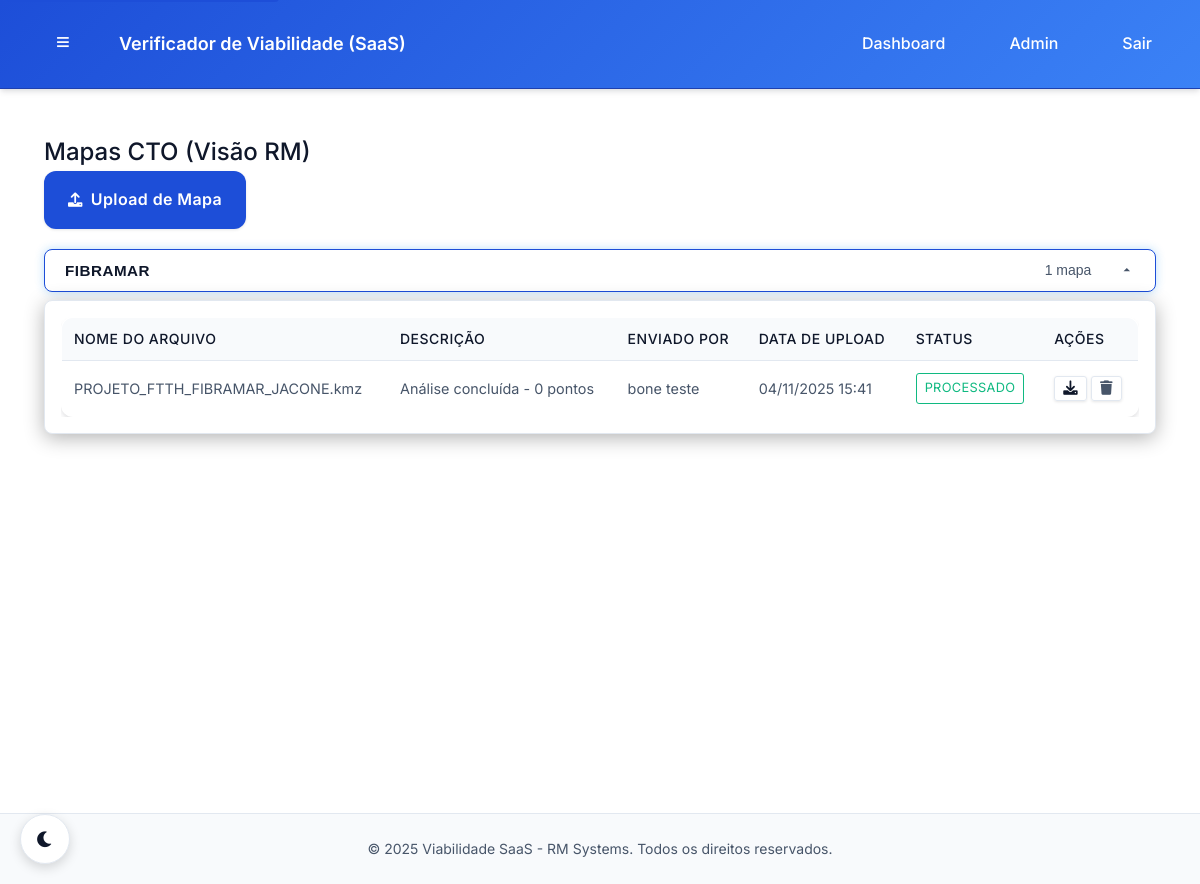
The app's page /rm/mapas/ (signed in) with its own data.
### core/models.py (models this page shows, shortened)
class Company(models.Model):
    name = models.CharField(max_length=200, verbose_name="Nome da Empresa")
    slug = models.SlugField(max_length=200, unique=True, verbose_name="Slug", help_text="URL amigável para a empresa")
    cnpj = models.CharField(max_length=18, unique=True, verbose_name="CNPJ")
    email = models.EmailField(verbose_name="E-mail da Empresa")
    phone = models.CharField(max_length=20, blank=True, verbose_name="Telefone")
    address = models.TextField(blank=True, verbose_name="Endereço")
    is_active = models.BooleanField(default=True, verbose_name="Ativa")
    created_at = models.DateTimeField(auto_now_add=True, verbose_name="Criada em")
    updated_at = models.DateTimeField(auto_now=True, verbose_name="Atualizada em")
    class Meta:
        verbose_name = "Empresa"
        verbose_name_plural = "Empresas"
        ordering = ['name']

class CTOMapFile(models.Model):
    FILE_TYPES = [
        ('kml', 'KML'),
        ('kmz', 'KMZ'),
        ('csv', 'CSV'),
        ('xls', 'XLS'),
        ('xlsx', 'XLSX'),
    ]
    PROCESSING_STATUS = [
        ('pending', 'Pendente'),
        ('processing', 'Processando'),
        ('completed', 'Concluído'),
        ('failed', 'Falhou'),
    ]
    file = models.FileField(upload_to="cto_maps/", verbose_name="Arquivo")
    description = models.CharField(max_length=255, blank=True, verbose_name="Descrição")
    file_type = models.CharField(max_length=10, choices=FILE_TYPES, default='csv', verbose_name="Tipo de Arquivo")
    company = models.ForeignKey(
        Company,
        on_delete=models.CASCADE,
        related_name='cto_maps',
        verbose_name="Empresa"
    )
    uploaded_by = models.ForeignKey(
        CustomUser,
        on_delete=models.CASCADE,
        related_name='uploaded_maps',
        verbose_name="Enviado por"
    )
    uploaded_at = models.DateTimeField(auto_now_add=True, verbose_name="Enviado em")
    processing_status = models.CharField(
        max_length=20,
        choices=PROCESSING_STATUS,
        default='pending',
        verbose_name="Status de Processamento"
    )
    is_processed = models.BooleanField(default=False, verbose_name="Processado")
    processed_at = models.DateTimeField(null=True, blank=True, verbose_name="Processado em")
    analysis_id = models.CharField(max_length=100, blank=True, verbose_name="ID da Análise")
    viability_score = models.IntegerField(null=True, blank=True, verbose_name="Score de Viabilidade")
    processing_time = models.FloatField(null=True, blank=True, verbose_name="Tempo de Processamento (s)")
    analysis_results = models.JSONField(default=dict, blank=True, verbose_name="Resultados da Análise")
    issues_found = models.JSONField(default=list, blank=True, verbose_name="Problemas Encontrados")
    recommendations = models.JSONField(default=list, blank=True, verbose_name="Recomendações")
    file_size = models.BigIntegerField(null=True, blank=True, verbose_name="Tamanho do Arquivo (bytes)")
    coordinates_count = models.IntegerField(null=True, blank=True, verbose_name="Número de Coordenadas")
    updated_at = models.DateTimeField(auto_now=True, verbose_name="Atualizado em")
    class Meta:
        verbose_name = "Mapa CTO"
        verbose_name_plural = "Mapas CTO"
        ordering = ['-uploaded_at']
        indexes = [
            models.Index(fields=['company', 'processing_status']),
            models.Index(fields=['uploaded_by', 'uploaded_at']),
            models.Index(fields=['file_type', 'is_processed']),
        ]
    @property
    def file_name(self):
        return os.path.basename(self.file.name) if self.file else ""

class CustomUser(AbstractUser):
    USER_ROLES = [
        ('RM', 'Administrador RM'),  # Você e o Bone
        ('COMPANY_ADMIN', 'Administrador da Empresa'),  # Admin da empresa cliente
        ('COMPANY_USER', 'Usuário da Empresa'),  # Usuário comum da empresa
    ]
    role = models.CharField(
        max_length=20,
        choices=USER_ROLES,
        default='COMPANY_USER',
        verbose_name="Função"
    )
    company = models.ForeignKey(
        Company,
        on_delete=models.CASCADE,
        null=True,
        blank=True,
        related_name='users',
        verbose_name="Empresa"
    )
    phone = models.CharField(max_length=20, blank=True, verbose_name="Telefone")
    created_at = models.DateTimeField(auto_now_add=True, verbose_name="Criado em")
    updated_at = models.DateTimeField(auto_now=True, verbose_name="Atualizado em")
    class Meta:
        verbose_name = "Usuário"
        verbose_name_plural = "Usuários"
    @property
    def is_rm_admin(self):
        return self.role == 'RM' or self.is_superuser
    @property
    def is_company_admin(self):
        return self.role == 'COMPANY_ADMIN'
    def get_full_name(self):
        if self.first_name and self.last_name:
            return f"{self.first_name} {self.last_name}"
        return self.username

### core/views.py (the view)
@login_required
@rm_admin_required
def rm_map_list(request):
    from django.db.models import Count, Prefetch
    companies = Company.objects.annotate(
        map_count=Count('cto_maps')
    ).filter(map_count__gt=0).order_by('name')
    companies_with_maps = []
    for company in companies:
        maps = CTOMapFile.objects.filter(company=company).select_related(
            'uploaded_by'
        ).order_by('-uploaded_at')
        companies_with_maps.append({
            'company': company,
            'maps': maps,
            'count': maps.count()
        })
    companies_without_maps = Company.objects.annotate(
        map_count=Count('cto_maps')
    ).filter(map_count=0).order_by('name')
    context = {
        'companies_with_maps': companies_with_maps,
        'companies_without_maps': companies_without_maps,
        'total_companies': len(companies_with_maps),
    }
    return render(request, 'rm/maps/list.html', context)

### core/permissions.py (called while the page is built)
def is_rm_admin(user):
    return user.is_authenticated and user.is_rm_admin

### templates/rm/maps/list.html (shortened to what this page needs)
{% extends 'base.html' %}
{% load static %}
{% block content %}
<div class="container-fluid">
    <div class="row">
        <div class="col-12">
            <div class="d-flex justify-content-between align-items-center mb-4">
                <h2>Mapas CTO (Visão RM)</h2>
                <a href="{% url 'rm:map_by_company' %}" class="btn" style="background: var(--rm-button-primary); color: var(--rm-white);">
                    <i class="fas fa-upload"></i> Upload de Mapa
                </a>
            </div>
            {% if companies_with_maps %}
            <div class="dropdowns-container">
                {% for item in companies_with_maps %}
                <div class="dropdown-wrapper {% if forloop.first %}active{% endif %}">
                    <button class="dropdown-trigger" type="button">
                        <div class="company-info">
                            <span class="company-name">{{ item.company.name }}</span>
                            <span class="map-count-badge">{{ item.count }} mapa{{ item.count|pluralize }}</span>
                        </div>
                        <svg class="chevron-icon" viewBox="0 0 24 24" width="16" height="16">
                            <path d="M7 10l5 5 5-5z" fill="currentColor"></path>
                        </svg>
                    </button>
                    <div class="dropdown-menu">
                        <div class="dropdown-body">
                            <div class="table-responsive">
                                <table class="table">
                                    <thead>
                                        <tr>
                                            <th>Nome do Arquivo</th>
                                            <th>Descrição</th>
                                            <th>Enviado por</th>
                                            <th>Data de Upload</th>
                                            <th>Status</th>
                                            <th>Ações</th>
                                        </tr>
                                    </thead>
                                    <tbody>
                                        {% for map in item.maps %}
                                        <tr>
                                            <td>{{ map.file_name }}</td>
                                            <td>{{ map.description|default:"-" }}</td>
                                            <td>{{ map.uploaded_by.get_full_name|default:map.uploaded_by.username }}</td>
                                            <td>{{ map.uploaded_at|date:"d/m/Y H:i" }}</td>
                                            <td>
                                                <span class="badge {% if map.is_processed %}badge-success{% else %}badge-secondary{% endif %}">
                                                    {% if map.is_processed %}Processado{% else %}Pendente{% endif %}
                                                </span>
                                            </td>
                                            <td>
                                                <a href="{% url 'rm:map_download' map.id %}"
                                                   class="btn btn-sm btn-outline-primary me-2"
                                                   title="Download">
                                                    <i class="fas fa-download"></i>
                                                </a>
                                                <button type="button"
                                                        class="btn btn-sm btn-outline-danger js-delete-map"
                                                        data-map-id="{{ map.id }}"
                                                        title="Excluir">
                                                    <i class="fas fa-trash"></i>
                                                </button>
                                            </td>
                                        </tr>
                                        {% endfor %}
                                    </tbody>
                                </table>
                            </div>
                        </div>
                    </div>
                </div>
                {% endfor %}
            </div>
            {% endif %}
        </div>
    </div>
</div>
{% endblock %}

### static/css/theme_colors.css (style rules this page uses)
:root { --rm-primary: #1D4ED8; --rm-primary-dark: #1E40AF; --rm-primary-light: #3B82F6; --rm-primary-50: #EFF6FF; --rm-primary-100: #DBEAFE; --rm-gray-900: #0F172A; --rm-gray-800: #1E293B; --rm-gray-700: #334155; --rm-gray-600: #475569; --rm-gray-500: #64748B; --rm-gray-400: #94A3B8; --rm-gray-300: #CBD5E1; --rm-gray-200: #E2E8F0; --rm-gray-100: #F1F5F9; --rm-gray-50: #F8FAFC; --rm-white: #FFFFFF; --rm-black: #000000; --rm-success: #10B981; --rm-success-dark: #059669; --rm-warning: #F59E0B; --rm-warning-dark: #D97706; --rm-error: #EF4444; --rm-error-dark: #DC2626; --rm-info: #3B82F6; --rm-gradient-primary: linear-gradient(135deg, #1D4ED8 0%, #3B82F6 100%); --rm-gradient-secondary: linear-gradient(135deg, #F8FAFC 0%, #EFF6FF 100%); --rm-gradient-dark: linear-gradient(135deg, #0F172A 0%, #1E293B 100%); --rm-shadow-sm: 0 1px 2px 0 rgba(15, 23, 42, 0.05); --rm-shadow: 0 4px 6px -1px rgba(15, 23, 42, 0.1), 0 2px 4px -1px rgba(15, 23, 42, 0.06); --rm-shadow-md: 0 10px 15px -3px rgba(15, 23, 42, 0.1), 0 4px 6px -2px rgba(15, 23, 42, 0.05); --rm-shadow-lg: 0 20px 25px -5px rgba(15, 23, 42, 0.1), 0 10px 10px -5px rgba(15, 23, 42, 0.04); --rm-shadow-xl: 0 25px 50px -12px rgba(15, 23, 42, 0.25); --rm-border-radius-sm: 0.25rem; --rm-border-radius-md: 0.5rem; --rm-border-radius-lg: 0.75rem; --rm-border-radius-xl: 1rem; --rm-border-radius-full: 9999px; --rm-bg-primary: var(--rm-white); --rm-bg-secondary: var(--rm-gray-50); --rm-bg-tertiary: var(--rm-gray-100); --rm-bg-accent: var(--rm-primary-50); --rm-text-primary: var(--rm-gray-900); --rm-text-secondary: var(--rm-gray-600); --rm-text-tertiary: var(--rm-gray-500); --rm-text-inverse: var(--rm-white); --rm-border-primary: var(--rm-gray-200); --rm-border-secondary: var(--rm-gray-300); --rm-border-accent: var(--rm-primary-100); --rm-card-bg: var(--rm-white); --rm-card-border: var(--rm-gray-200); --rm-card-shadow: var(--rm-shadow); --rm-input-bg: var(--rm-white); --rm-input-border: var(--rm-gray-300); --rm-input-focus: var(--rm-primary); --rm-button-primary: var(--rm-primary); --rm-button-primary-hover: var(--rm-primary-dark); --rm-button-secondary: var(--rm-gray-100); --rm-button-secondary-hover: var(--rm-gray-200); --rm-nav-bg: var(--rm-white); --rm-nav-border: var(--rm-gray-200); --rm-nav-shadow: var(--rm-shadow-sm); --rm-sidebar-bg: var(--rm-gray-50); --rm-sidebar-border: var(--rm-gray-200); --rm-header-bg: var(--rm-gradient-primary); --rm-header-border: var(--rm-primary-dark); --rm-header-shadow: var(--rm-shadow); --rm-footer-bg: var(--rm-gray-50); --rm-footer-border: var(--rm-gray-200); --rm-footer-text: var(--rm-gray-600); }
* { transition: background-color 0.3s ease, border-color 0.3s ease, color 0.3s ease, box-shadow 0.3s ease; }

### static/css/global.css (style rules this page uses)
body { background-color: var(--rm-bg-primary); color: var(--rm-text-primary); transition: background-color 0.3s ease, color 0.3s ease; }

### templates/base.html (style rules this page uses)
.row { display: flex; flex-wrap: wrap; margin: 0 -15px; }
.row > [class*="col-"] { padding: 0 15px; box-sizing: border-box; }

### records on screen
Company: company.name "FIBRAMAR", count "1"
CTOMapFile: file_name "PROJETO_FTTH_FIBRAMAR_JACONE.kmz", description "Análise concluída - 0 pontos", uploaded_by.get_full_name "bone teste", uploaded_at "04/11/2025 15:41", is_processed "PROCESSADO"
